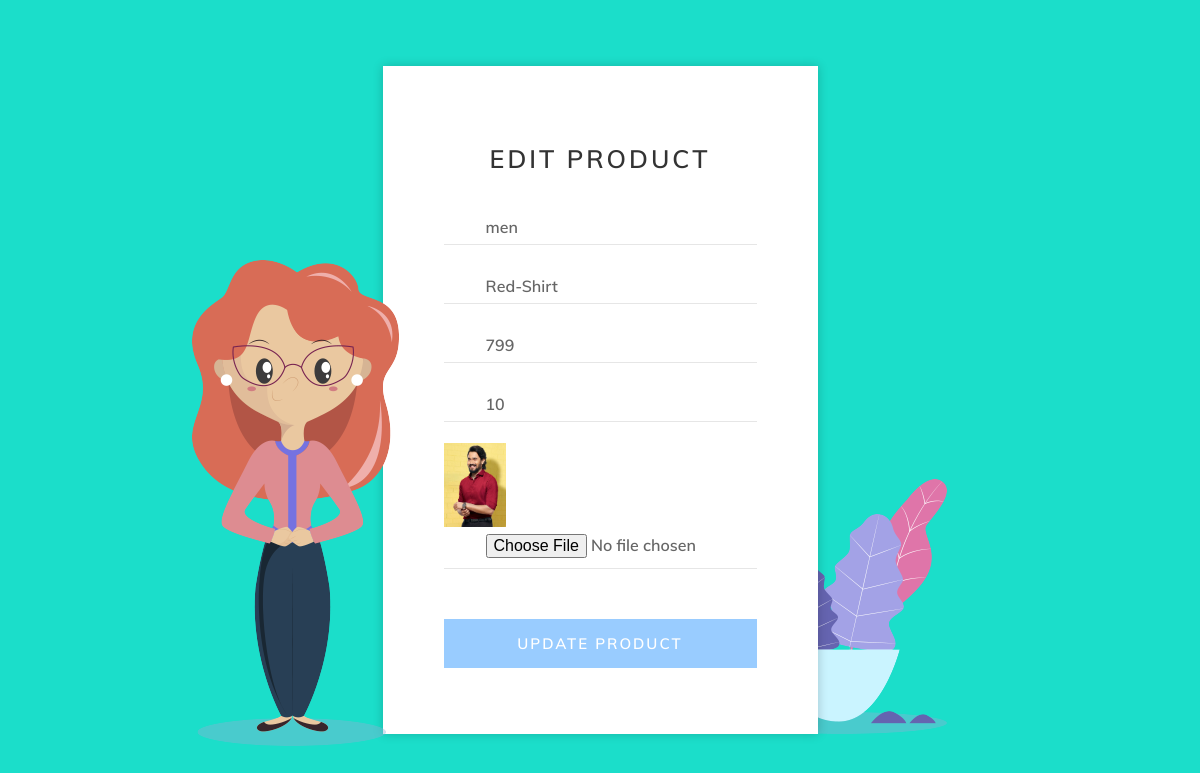
The page /EditProduct.php?pid=1 on the database its author committed.
### tables this page shows
CREATE TABLE `upload_pro` (
  `productid` int(11) NOT NULL,
  `type` varchar(50) NOT NULL,
  `name` varchar(50) NOT NULL,
  `price` double NOT NULL,
  `stock` varchar(50) NOT NULL,
  `image` varchar(50) NOT NULL
);

### allMethods.php (called while the page is built, shortened)
<?php
    function dbConnect()
    {
        $hostName = "localhost";
        $userName = "root";
        $userPassword = "";
        $dbName = "famms";
        $conn = mysqli_connect($hostName, $userName, $userPassword, $dbName);
        return $conn;
    }
    function getDataByProductId($pid)
    {
        $conn = dbConnect();
        $sql = "select * from upload_pro where productid='$pid'";
        $response = mysqli_query($conn, $sql);
        return $response;
    }
?>

### EditProduct.php (the view, shortened to what this page needs)
<?php
    include('allMethods.php');
?>
<!DOCTYPE html>
<html>
	<head>
		<link rel="stylesheet" href="reg/fonts/linearicons/style.css">
		<link rel="stylesheet" href="reg/css/style.css">
	</head>
	<body>
    <?php
        $pid = $_GET['pid'];
        $response = getDataByProductId($pid);
        $data = mysqli_fetch_assoc($response);
    ?>
		<div class="wrapper">
			<div class="inner">
				<img src="reg/images/image-1.png" alt="" class="image-1">
				<form action="" method="post" enctype="multipart/form-data">
					<h3>Edit PRODUCT</h3>
					<div class="form-holder">
						<input type="text" name="type" id="type" class="form-control" placeholder="Type" value="<?php echo $data['type']?>">
					</div>
					<div class="form-holder">
						<input type="text" name="name" id="name" class="form-control" placeholder="Name" value="<?php echo $data['name']?>">
					</div>
					<div class="form-holder">
						<input type="number" name="price" id="price" class="form-control" placeholder="Price" value="<?php echo $data['price']?>">
					</div>
                    <div class="form-holder">
						<input type="number" name="stock" id="stock" class="form-control" placeholder="Stock" value="<?php echo $data['stock']?>">
					</div>
                    <img src="<?php echo $data['image']?>" style="width:20%" id="preview"> <br>
                    <div class="form-holder">
						<input type="file" name="image" id="image" class="form-control" onchange="previewImage(event)" placeholder="image">
					</div>
					<button type="submit" name="update">
						Update Product
					</button>
				</form>
				<img src="reg/images/image-2.png" alt="" class="image-2">
			</div>
		</div>
	</body>
</html>

### reg/css/style.css (style rules this page uses)
* { -webkit-box-sizing: border-box; -moz-box-sizing: border-box; box-sizing: border-box; }
body { font-family: "Muli-Regular"; font-size: 14px; margin: 0; color: #21d2db; }
input, textarea, select, button { font-family: "Muli-Regular"; }
p, h1, h2, h3, h4, h5, h6, ul { margin: 0; }
img { max-width: 100%; }
.wrapper { min-height: 100vh; display: flex; align-items: center; justify-content: center; background: #1bdeca; }
.inner { position: relative; width: 435px; }
.image-1 { position: absolute; bottom: -12px; left: -191px; z-index: 99; }
.image-2 { position: absolute; bottom: 0; right: -129px; }
form { width: 100%; position: relative; z-index: 9; padding: 77px 61px 66px; background: #fff; box-shadow: 0px 0px 10px 0px rgba(0, 0, 0, 0.2); -webkit-box-shadow: 0px 0px 10px 0px rgba(0, 0, 0, 0.2); -moz-box-shadow: 0px 0px 10px 0px rgba(0, 0, 0, 0.2); -ms-box-shadow: 0px 0px 10px 0px rgba(0, 0, 0, 0.2); -o-box-shadow: 0px 0px 10px 0px rgba(0, 0, 0, 0.2); }
h3 { text-transform: uppercase; font-size: 25px; font-family: "Muli-SemiBold"; color: #333; letter-spacing: 3px; text-align: center; margin-bottom: 33px; }
.form-holder { position: relative; margin-bottom: 21px; }
.form-control { border: none; border-bottom: 1px solid #e6e6e6; display: block; width: 100%; height: 38px; background: none; padding: 3px 42px 0px; color: #666; font-family: "Muli-SemiBold"; font-size: 16px; }
button { border: none; width: 100%; height: 49px; margin-top: 50px; cursor: pointer; display: flex; align-items: center; justify-content: center; padding: 0; background: #99ccff; color: #fff; text-transform: uppercase; font-family: "Muli-SemiBold"; font-size: 15px; letter-spacing: 2px; transition: all 0.5s; position: relative; overflow: hidden; }
button:before, button:after { content: ''; position: absolute; top: 0; left: 0; width: 100%; height: 100%; z-index: 1; background-color: rgba(52, 152, 253, 0.25); -webkit-transition: all 0.3s; -moz-transition: all 0.3s; -o-transition: all 0.3s; transition: all 0.3s; -webkit-transform: translate(-100%, 0); transform: translate(-100%, 0); -webkit-transition-timing-function: cubic-bezier(0.75, 0, 0.125, 1); transition-timing-function: cubic-bezier(0.75, 0, 0.125, 1); }
button:after { -webkit-transition-delay: 0.2s; transition-delay: 0.2s; }

### rows shown on the page
upload_pro: type "men", name "Red-Shirt", price "799", stock "10", image (picture)
